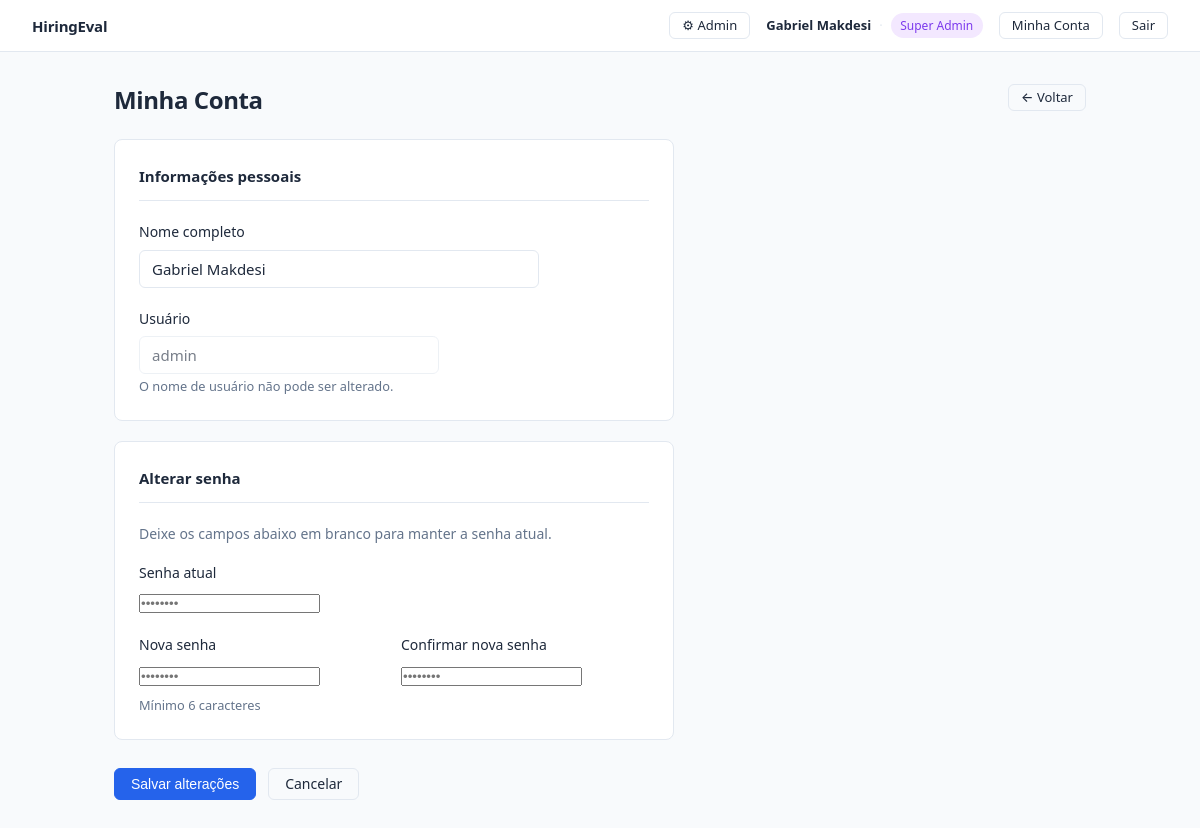
Screenshot of /conta (signed in) with the database file from the repository.
### models.py (models this page shows)
class User(Base):
    __tablename__ = "users"
    id = Column(Integer, primary_key=True, index=True)
    company_id = Column(Integer, ForeignKey("companies.id"), nullable=True)  # null for superadmin
    username = Column(String(255), nullable=False, unique=True)
    name = Column(String(255), nullable=False)
    password_hash = Column(String(255), nullable=False)
    role = Column(String(50), nullable=False, default="avaliador")  # avaliador | admin | superadmin
    status = Column(String(20), nullable=False, default="active")
    is_active = Column(Boolean, default=True)
    created_at = Column(DateTime, default=datetime.utcnow)
    company = relationship("Company", back_populates="users")

### main.py (the view)
@app.get("/conta", response_class=HTMLResponse)
def pagina_conta(
    request: Request,
    current_user: User = Depends(get_actual_user),
    msg: str = None,
):
    return templates.TemplateResponse("conta.html", ctx(request, current_user, msg=msg))

### auth.py (called while the page is built)
def get_actual_user(request: Request, db: Session = Depends(get_db)) -> User:
    user_id = request.session.get("user_id")
    if not user_id:
        raise RequiresLoginException()
    user = db.query(User).filter(User.id == user_id, User.status == "active").first()
    if not user:
        raise RequiresLoginException()
    return user

### main.py (called while the page is built)
def ctx(request: Request, current_user: User, **extra) -> dict:
    return {
        "request": request,
        "user": current_user,
        "is_impersonating": bool(request.session.get("impersonating_user_id")),
        **extra,
    }

### models.py (called while the page is built)
def get_db():
    db = SessionLocal()
    try:
        yield db
    finally:
        db.close()

### templates/conta.html (shortened to what this page needs)
{% extends "base.html" %}
{% block content %}
<div class="page-header">
  <h1>Minha Conta</h1>
  <a href="/" class="btn btn-ghost btn-sm">← Voltar</a>
</div>
<form method="post" action="/conta">
  <div class="account-section">
    <div class="account-section-title">Informações pessoais</div>
    <div class="form-group">
      <label for="nome">Nome completo</label>
      <input type="text" id="nome" name="nome" value="{{ user.name }}" required style="max-width:400px;">
    </div>
    <div class="form-group" style="margin-bottom:0;">
      <label>Usuário</label>
      <input type="text" value="{{ user.username }}" disabled style="max-width:300px; opacity:0.6; cursor:not-allowed;">
      <span class="label-hint">O nome de usuário não pode ser alterado.</span>
    </div>
  </div>
  <div class="account-section">
    <div class="account-section-title">Alterar senha</div>
    <p style="font-size:0.875rem; color:var(--text-muted); margin-bottom:1rem;">
      Deixe os campos abaixo em branco para manter a senha atual.
    </p>
    <div class="form-group">
      <label for="senha_atual">Senha atual</label>
      <input type="password" id="senha_atual" name="senha_atual" placeholder="••••••••" style="max-width:300px;" autocomplete="current-password">
    </div>
    <div style="display:grid; grid-template-columns:1fr 1fr; gap:0.875rem; max-width:600px;">
      <div class="form-group" style="margin-bottom:0;">
        <label for="nova_senha">Nova senha</label>
        <input type="password" id="nova_senha" name="nova_senha" placeholder="••••••••" autocomplete="new-password">
      </div>
      <div class="form-group" style="margin-bottom:0;">
        <label for="confirmar_nova_senha">Confirmar nova senha</label>
        <input type="password" id="confirmar_nova_senha" name="confirmar_nova_senha" placeholder="••••••••" autocomplete="new-password">
      </div>
    </div>
    <span class="label-hint" style="margin-top:0.5rem; display:block;">Mínimo 6 caracteres</span>
  </div>
  <div class="form-actions">
    <button type="submit" class="btn btn-primary">Salvar alterações</button>
    <a href="/" class="btn btn-ghost">Cancelar</a>
  </div>
</form>
{% endblock %}

### templates/base.html (shortened to what this page needs)
<!DOCTYPE html>
<html lang="pt-BR">
<head>
  <link rel="stylesheet" href="/static/style.css">
</head>
<body>
  <nav class="navbar">
    <a href="/" class="nav-brand">HiringEval</a>
    {% if user %}
    <div class="nav-right">
      {% if user.role == 'superadmin' and not is_impersonating %}
        <a href="/admin" class="btn btn-sm btn-ghost">⚙ Admin</a>
      {% endif %}
      <div class="nav-user-info">
        <span class="nav-user-name">{{ user.name }}</span>
        <span class="nav-divider">·</span>
        {% if user.role == 'superadmin' %}
          <span class="badge badge-purple">Super Admin</span>
        {% elif user.role == 'admin' %}
          <span class="badge badge-indigo">Admin</span>
        {% else %}
          <span class="badge badge-gray">Avaliador</span>
        {% endif %}
      </div>
      <a href="/conta" class="btn btn-sm btn-ghost">Minha Conta</a>
      <a href="/logout" class="btn btn-sm btn-ghost">Sair</a>
    </div>
    {% endif %}
  </nav>
  <main class="container">
    {% block content %}{% endblock %}
  </main>
</body>
</html>

### static/style.css (style rules this page uses)
:root { --bg: #f8fafc; --surface: #ffffff; --border: #e2e8f0; --text: #1e293b; --text-muted: #64748b; --accent: #2563eb; --accent-hover: #1d4ed8; }
*, *::before, *::after { box-sizing: border-box; margin: 0; padding: 0; }
body { font-family: system-ui, -apple-system, BlinkMacSystemFont, 'Segoe UI', sans-serif; background: var(--bg); color: var(--text); font-size: 15px; line-height: 1.6; min-height: 100vh; }
a { color: var(--accent); text-decoration: none; }
.navbar { background: var(--surface); border-bottom: 1px solid var(--border); padding: 0 2rem; height: 52px; display: flex; align-items: center; position: sticky; top: 0; z-index: 10; }
.nav-brand { font-weight: 700; font-size: 0.9375rem; color: var(--text); letter-spacing: -0.2px; }
.container { max-width: 1020px; margin: 2rem auto; padding: 0 1.5rem; }
.page-header { display: flex; align-items: flex-start; justify-content: space-between; gap: 1rem; margin-bottom: 1.5rem; }
.page-header h1 { font-size: 1.5rem; font-weight: 700; letter-spacing: -0.4px; line-height: 1.3; }
.btn { display: inline-flex; align-items: center; gap: 0.375rem; padding: 0.5rem 1rem; border-radius: 6px; font-size: 0.875rem; font-weight: 500; cursor: pointer; border: 1px solid transparent; text-decoration: none; transition: background 0.12s, border-color 0.12s; line-height: 1; white-space: nowrap; }
.btn-primary { background: var(--accent); color: #fff; border-color: var(--accent); }
.btn-ghost { background: transparent; color: var(--text); border-color: var(--border); }
.btn-sm { padding: 0.375rem 0.75rem; font-size: 0.8125rem; }
.badge { display: inline-block; padding: 0.2rem 0.6rem; border-radius: 999px; font-size: 0.75rem; font-weight: 500; white-space: nowrap; }
.form-group { margin-bottom: 1.25rem; }
.form-group label { display: block; font-size: 0.875rem; font-weight: 500; margin-bottom: 0.375rem; }
.label-hint { display: block; font-size: 0.8rem; font-weight: 400; color: var(--text-muted); margin-top: 0.125rem; }
.form-group input[type="text"], .form-group textarea { width: 100%; padding: 0.5rem 0.75rem; border: 1px solid var(--border); border-radius: 6px; font-size: 0.9375rem; font-family: inherit; color: var(--text); background: var(--surface); transition: border-color 0.12s, box-shadow 0.12s; resize: vertical; }
.form-actions { display: flex; gap: 0.75rem; align-items: center; padding-top: 0.5rem; }
.nav-right { display: flex; align-items: center; gap: 1rem; margin-left: auto; font-size: 0.8125rem; }
.nav-user-info { display: flex; align-items: center; gap: 0.5rem; color: var(--text-muted); }
.nav-user-name { font-weight: 600; color: var(--text); }
.nav-divider { color: var(--border); }
.badge-purple { background: #f3e8ff; color: #7c3aed; }
.account-section { background: var(--surface); border: 1px solid var(--border); border-radius: 8px; padding: 1.5rem; margin-bottom: 1.25rem; max-width: 560px; }
.account-section-title { font-size: 0.9375rem; font-weight: 700; margin-bottom: 1.25rem; padding-bottom: 0.75rem; border-bottom: 1px solid var(--border); }

### rows the page displays
User: name "Gabriel Makdesi", nome "Gabriel Makdesi", username "admin"
